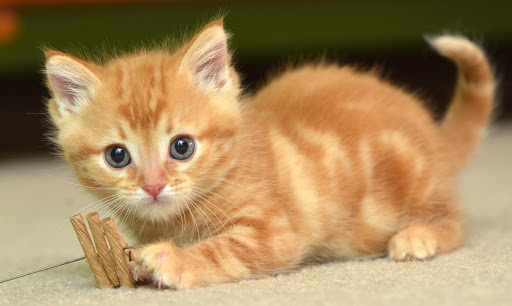
#> input picture dogcat_new/inputImage.jpg, 512 x 306 px
$ python Convolution_scratch_python.py --image dogcat_new/inputImage.jpg
#> lines starting #> are read from the running program, lines starting #| are printed output that depends on the picture
# -*- coding: utf-8 -*-
"""
Spyder Editor

This is a temporary script file.
"""

from skimage.exposure import rescale_intensity
import numpy as np
import argparse
import cv2

def convolve(img, kernel):
    '''Gray scale image and kernel as arguments passed
    Grab the dimension of image and kernel'''
    ih, iw = img.shape[:2]
    kh, kw = kernel.shape[:2]

    # allocate memory for the output image, taking care to "pad"
    # the borders of the input image so the spatial size (i.e.,
    # width and height) are not reduced
    pad = (kw-1)//2
    print("pad value is {}".format(pad))
    image = cv2.copyMakeBorder(img, pad, pad, pad, pad, cv2.BORDER_REPLICATE)
    cv2.imshow("padded image",image)
    output = np.zeros((ih, iw), dtype="float")
    # sliding kernel over the input image
    # from left to right and top to bottom
    for y in np.arange(pad, ih+pad):
        for x in np.arange(pad, iw+pad):
            # extract the ROI of the image by extracting the
            # *center* region of the current (x, y)-coordinates
            # dimensions
            roi = image[y - pad:y + pad + 1, x - pad:x + pad + 1]
            # perform the actual convolution by taking the
            # element-wise multiplication between the ROI and
            # the kernel, then summing the matrix
            k = (roi * kernel).sum()
            # store the convolved value in the output (x, y)-
            # coordinate of the output image at the same (x, y)-coordinates
            # (relative to the input image)
            output[y-pad, x-pad] = k
    # rescale the output image to be in the range [0, 255]
    output = rescale_intensity(output, in_range=(0, 255))
    output = (output * 255).astype("uint8")
    return output

ap = argparse.ArgumentParser()
ap.add_argument("-i", "--image", required=True, help='image to be convolved')
args = vars(ap.parse_args())

# construct average blurring kernels used to smooth an image
smallBlur = np.ones((7, 7), dtype="float") * (1.0 / (7 * 7))
largeBlur = np.ones((21, 21), dtype="float") * (1.0 / (21 * 21))

# construct a sharpening filter
sharpen = np.array((
        [0, -1, 0],
        [-1, 5, -1],
        [0, -1, 0]), dtype="int")

# construct the Laplacian kernel used to detect edge-like
# regions of an image

laplacian = np.array((
        [0, 1, 0],
        [1, -4, 1],
        [0, 1, 0]), dtype="int")

# construct the Sobel x-axis kernel
sobelX = np.array((
        [-1, 0, 1],
        [-2, 0, 2],
        [-1, 0, 1]), dtype="int")

# construct the Sobel y-axis kernel
sobelY = np.array((
        [-1, -2, -1],
        [0, 0, 0],
        [1, 2, 1]), dtype="int")

# construct the kernel bank, a list of kernels we’re going to appl
# using both our custom ‘convole‘ function and OpenCV’s ‘filter2D‘
# function
kernelBank = (
    ("small_blur", smallBlur),
    ("large_blur", largeBlur),
    ("sharpen", sharpen),
    ("laplacian", laplacian),
    ("sobel_x", sobelX),
    ("sobel_y", sobelY))

image = cv2.imread(args["image"])
#> image is the input picture: shape (306, 512, 3); mean B, G, R 92.5, 136.2, 166
gray = cv2.cvtColor(image, cv2.COLOR_BGR2GRAY)
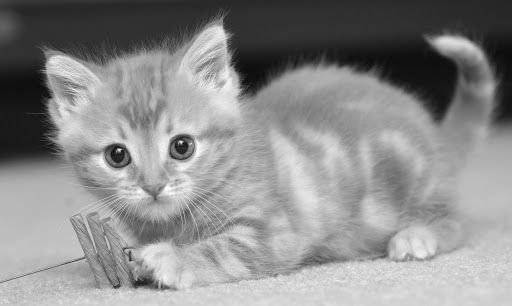
#> gray: shape (306, 512); min 11, max 253, mean 140.1

# loop over the kernels
for (kernelName, kernel) in kernelBank:
    # apply the kernel to the grayscale image using both our custom
    # ‘convolve‘ function and OpenCV’s ‘filter2D‘ function
    print("[INFO] applying {} kernel".format(kernelName))
    convolveOutput = convolve(gray, kernel)
    opencvOutput = cv2.filter2D(gray, -1, kernel)
    # show the output images
    cv2.imshow("Original", gray)
    cv2.imshow("{} - convole".format(kernelName), convolveOutput)
    cv2.imshow("{} - opencv".format(kernelName), opencvOutput)
    cv2.waitKey(0)
    cv2.destroyAllWindows()
#> this loop made 6 passes
#> pass 1, in convolve, `image = cv2.copyMakeBorder(img, pad, pad, pad, pad, cv2.BORDER_REPLICA..`:
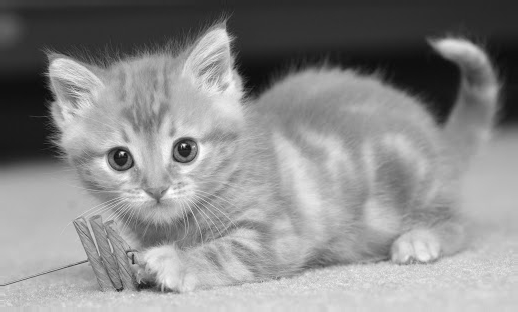
#> image: shape (312, 518); min 11, max 253, mean 139.6
#> pass 2, in convolve (call 2), `image = cv2.copyMakeBorder(img, pad, pad, pad, pad, cv2.BORDER_REPLICA..`:
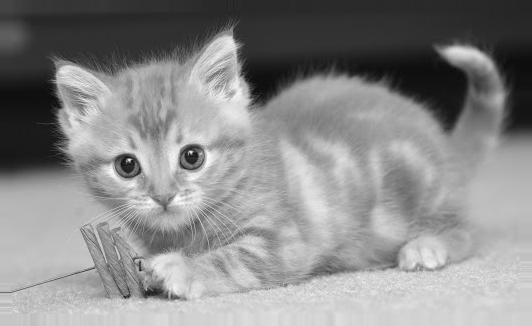
#> image: shape (326, 532); min 11, max 253, mean 138.4

''' in most cases, we want our output image to have the same dimensions as our input
image. To ensure the dimensions are the same, we apply padding. Here we are
simply replicating the pixels along the border of the image, such that the
output image will match the dimensions of the input image'''
